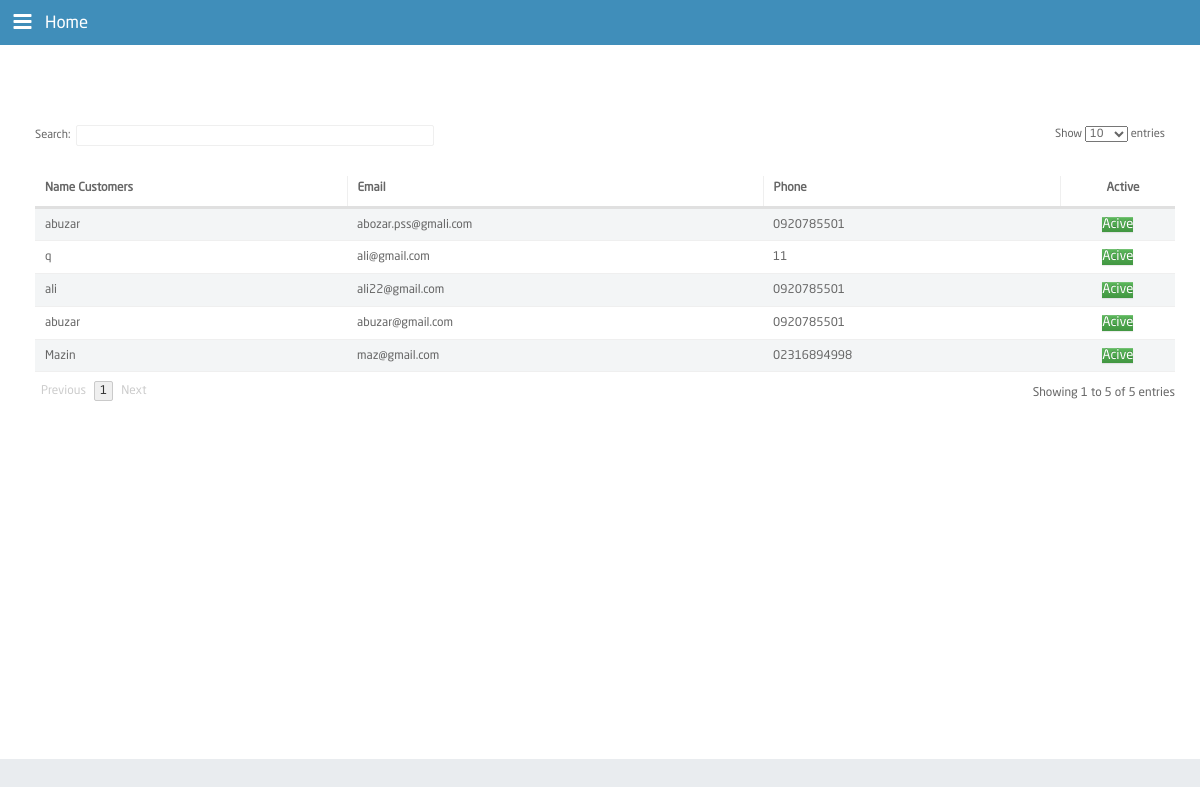
The app's page /customers.php (signed in) with its own data.
### tables this page shows
CREATE TABLE `customers` (
  `id` int(11) NOT NULL,
  `name` varchar(100) NOT NULL,
  `email` varchar(100) NOT NULL,
  `phone` varchar(30) NOT NULL,
  `password` varchar(50) NOT NULL,
  `type` varchar(50) NOT NULL,
  `active` tinyint(1) NOT NULL
);

### functions/database_functions.php (called while the page is built, shortened)
<?php
function db_connect(){
	$conn = mysqli_connect("localhost", "root", "", "clothing");
	mysqli_set_charset($conn,"utf8");
	return $conn;
}
function getAllCustmers(){
	$conn = db_connect();
	$query = "SELECT * from customers WHERE `type` = 'customers'" ;
	$result = mysqli_query($conn, $query);
	return $result;
}
?>

### customers.php (the view, shortened to what this page needs)
<?php
require_once './functions/database_functions.php';
require_once './template/header.php';
$result1 = getAllCustmers();
?>
    <table class="data">
        <thead>
            <tr>
                <th>Name Customers</th>
                <th>Email</th>
                <th>Phone</th>
                <th>Active</th>
            </tr>
        </thead>
        <tbody>
        <?php if(false !== $result1): foreach ($result1 as $row): ?>
            <tr>
                <td><?= $row['name']?></td>
                <td><?= $row['email'] ?></td>
                <td><?= $row['phone'] ?></td>
                <?php
            if ($row['active']) {
                ?>
				<td><a class= " btn-success" href="customers.php?status=0&&customers_id=<?php echo $row['id']; ?>">Acive</a></td>
                <?php
            } else {
                ?>
                <td><a class= " btn-danger" href="customers.php?status=1&&customers_id=<?php echo $row['id']; ?>">NuActive</a></td>
				<?php
            }
            ?>
            </tr>
        <?php endforeach; endif; ?>
        </tbody>
    </table>
<?php
	require_once "./template/footer.php";
?>

### css/jumbotron.css (style rules this page uses)
body { padding-top: 50px; padding-bottom: 20px; background-color: #000000 color:#d90f0f; font-color:#d90f0f; }

### css/mainen.css (style rules this page uses)
html { color: #222; font-size: 1em; line-height: 1.4; height: 100%; }
body { background: #e9ecef; height: 100%; }
html, body, h1, h2, h3, h4, h5, h6, p, pre, ul, ol, li, a, img, div, form, input, input, textarea, table, tr, th, td, nav, footer, header, hgroup, menu, figure, figcaption, time, meter { margin:0; padding: 0; border: none; outline: none; vertical-align: baseline; }
h1, h2, h3, h4, h5, h6, p, li, a, input, select, textarea, legend, label, th, td, blockquote, q, span, div { font-size: 100%; font-weight: normal; line-height: 1.2; font-family: 'NeoSansArabic' !important; color: #666; }
table.data { width: 100%; clear: both; }
table.data tr:first-child { border-bottom: solid 1px #EFEFEF; }
table.data tr th { font-size: 0.85em; font-weight: bold; padding: 5px 0 10px 10px; border-right: solid 1px #EFEFEF; text-align: left; border-bottom: solid 3px #e0e0e0; }
table.data tr th:last-child { text-align: center; border-right: none; width: 120px; }
table.data tr td { font-size: 0.85em; padding: 8px 5px 8px 10px; text-align: left; border-bottom: solid 1px #EFEFEF; }
table.data tr td:last-child { text-align: center; }
table.data tr:nth-child(odd) { background: #f3f5f6; }
table.data tr.odd { background: #f3f5f6 !important; }
table.data tr:first-child { background: transparent; }
table.data tr td:last-child a { display: inline-block; margin-right: 5px; font-size: 1.1em; }
table.dataTable thead .sorting_asc, table.dataTable thead .sorting_desc, table.dataTable thead .sorting { cursor: pointer; *cursor: hand; }
table.dataTable thead .sorting { background: url("/img/sort_both.png") no-repeat center right; }

### records on screen
customers: name "abuzar", email "abozar.pss@gmali.com", phone "0920785501"
customers: name "q", email "ali@gmail.com", phone "11"
customers: name "ali", email "ali22@gmail.com", phone "0920785501"
customers: name "abuzar", email "abuzar@gmail.com", phone "0920785501"
customers: name "Mazin", email "maz@gmail.com", phone "02316894998"
